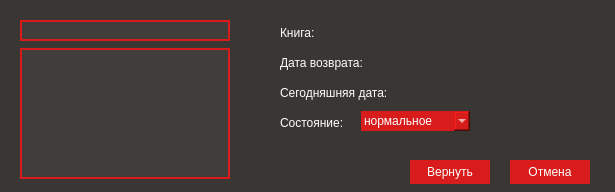
<?xml version="1.0" encoding="UTF-8"?>
<ui version="4.0">
 <class>WinReturn</class>
 <widget class="QDialog" name="WinReturn">
  <property name="geometry">
   <rect>
    <x>0</x>
    <y>0</y>
    <width>615</width>
    <height>192</height>
   </rect>
  </property>
  <property name="sizePolicy">
   <sizepolicy hsizetype="Fixed" vsizetype="Fixed">
    <horstretch>0</horstretch>
    <verstretch>0</verstretch>
   </sizepolicy>
  </property>
  <property name="minimumSize">
   <size>
    <width>615</width>
    <height>192</height>
   </size>
  </property>
  <property name="maximumSize">
   <size>
    <width>615</width>
    <height>192</height>
   </size>
  </property>
  <property name="windowTitle">
   <string>Dialog</string>
  </property>
  <property name="styleSheet">
   <string notr="true">QDialog {
background-color: #3a3633;
}</string>
  </property>
  <widget class="QLineEdit" name="searchLine">
   <property name="geometry">
    <rect>
     <x>20</x>
     <y>20</y>
     <width>210</width>
     <height>21</height>
    </rect>
   </property>
   <property name="minimumSize">
    <size>
     <width>210</width>
     <height>0</height>
    </size>
   </property>
   <property name="maximumSize">
    <size>
     <width>210</width>
     <height>16777215</height>
    </size>
   </property>
   <property name="styleSheet">
    <string notr="true">QLineEdit {
border-width:2px;
border-color: #d81b1b;
border-style: solid;
font: 10pt &quot;Tahoma&quot;;
color: white;
selection-color: white;
selection-background-color: #d81b1b;
background-color: #403D3A;
}</string>
   </property>
  </widget>
  <widget class="QLabel" name="lbl_dateReturn">
   <property name="geometry">
    <rect>
     <x>280</x>
     <y>50</y>
     <width>91</width>
     <height>25</height>
    </rect>
   </property>
   <property name="styleSheet">
    <string notr="true">QLabel {
font: 9pt &quot;Tahoma&quot;;
color: white;
}</string>
   </property>
   <property name="text">
    <string>Дата возврата:</string>
   </property>
  </widget>
  <widget class="QListWidget" name="bookWidget">
   <property name="geometry">
    <rect>
     <x>20</x>
     <y>48</y>
     <width>210</width>
     <height>131</height>
    </rect>
   </property>
   <property name="minimumSize">
    <size>
     <width>210</width>
     <height>0</height>
    </size>
   </property>
   <property name="maximumSize">
    <size>
     <width>210</width>
     <height>16777215</height>
    </size>
   </property>
   <property name="styleSheet">
    <string notr="true">QListWidget {
border-width:2px;
border-color: #d81b1b;
border-style: solid;
padding: 2px;
padding-left: 2px;
padding-right: 2px;
background-color: #403D3A;
font: 10pt &quot;Tahoma&quot;;
color: white;
}
QListWidget:item:selected {
background-color: #d81b1b;
color:white
}
QListWidget:item:hover {
background-color: #E96060;
color:white
}

QListWidget::item:selected:!active{
background-color: #FF8181;
color:white
}

QScrollBar:horizontal{
    border: 2px solid grey;
    background: #FF8181;
    height: 12px;
    margin: 0 10px 0 10px;
}
QScrollBar::handle:horizontal, QScrollBar::handle:vertical  {
    background: #d81b1b;
    min-width: 5px;
}
QScrollBar::add-line:horizontal  {
    border: 2px solid grey;
    background: #3a3633;
    width: 5px;
    subcontrol-position: top;
    subcontrol-origin: margin;
}

QScrollBar::sub-line:horizontal  {
    border: 2px solid grey;
    background: #403D3A;
    width: 5px;
    subcontrol-position:bottom;
    subcontrol-origin: margin;
}

QScrollBar:vertical{
    border: 2px solid grey;
    background: #FF8181;
    width: 12px;
    margin: 10px 0 10px 0;
}

QScrollBar::add-line:vertical  {
    border: 2px solid grey;
    background: #403D3A;
    height: 5px;
    subcontrol-position: right;
    subcontrol-origin: margin;
}

QScrollBar::sub-line:vertical  {
    border: 2px solid grey;
    background: #3a3633;
    height: 5px;
    subcontrol-position: left;
    subcontrol-origin: margin;
}</string>
   </property>
  </widget>
  <widget class="QLabel" name="info_dateReturn">
   <property name="geometry">
    <rect>
     <x>400</x>
     <y>50</y>
     <width>121</width>
     <height>25</height>
    </rect>
   </property>
   <property name="styleSheet">
    <string notr="true">QLabel {
font: 9pt &quot;Tahoma&quot;;
color: white;
}</string>
   </property>
   <property name="text">
    <string/>
   </property>
  </widget>
  <widget class="QLabel" name="lbl_bookName">
   <property name="geometry">
    <rect>
     <x>280</x>
     <y>20</y>
     <width>47</width>
     <height>25</height>
    </rect>
   </property>
   <property name="styleSheet">
    <string notr="true">QLabel {
font: 9pt &quot;Tahoma&quot;;
color: white;
}</string>
   </property>
   <property name="text">
    <string>Книга:</string>
   </property>
  </widget>
  <widget class="QPushButton" name="cancel_pushButton">
   <property name="geometry">
    <rect>
     <x>510</x>
     <y>160</y>
     <width>80</width>
     <height>24</height>
    </rect>
   </property>
   <property name="styleSheet">
    <string notr="true">QPushButton {
background-color: #d81b1b;
border-width:0px;
border-color: #3a3633;
border-style: solid;
padding: 5px;
padding-left: 5px;
padding-right: 5px;
font: 10pt &quot;Tahoma&quot;;
color: white;
}
QPushButton:pressed {
background-color:rgba(255,255,255,.2);
}
QPushButton:hover { background: rgb(255,37,37); }
QPushButton:disabled { background:#3a3633; }</string>
   </property>
   <property name="text">
    <string>Отмена</string>
   </property>
  </widget>
  <widget class="QPushButton" name="add_pushButton">
   <property name="geometry">
    <rect>
     <x>410</x>
     <y>160</y>
     <width>80</width>
     <height>24</height>
    </rect>
   </property>
   <property name="minimumSize">
    <size>
     <width>0</width>
     <height>23</height>
    </size>
   </property>
   <property name="styleSheet">
    <string notr="true">QPushButton {
background-color: #d81b1b;
border-width:0px;
border-color: #3a3633;
border-style: solid;
padding: 5px;
padding-left: 5px;
padding-right: 5px;
font: 10pt &quot;Tahoma&quot;;
color: white;
}
QPushButton:pressed {
background-color:rgba(255,255,255,.2);
}
QPushButton:hover { background: rgb(255,37,37); }
QPushButton:disabled { background:#3a3633; }</string>
   </property>
   <property name="text">
    <string>Вернуть</string>
   </property>
  </widget>
  <widget class="QLabel" name="lbl_dateReal">
   <property name="geometry">
    <rect>
     <x>280</x>
     <y>80</y>
     <width>111</width>
     <height>25</height>
    </rect>
   </property>
   <property name="styleSheet">
    <string notr="true">QLabel {
font: 9pt &quot;Tahoma&quot;;
color: white;
}</string>
   </property>
   <property name="text">
    <string>Сегодняшняя дата:</string>
   </property>
  </widget>
  <widget class="QLabel" name="info_dateReal">
   <property name="geometry">
    <rect>
     <x>400</x>
     <y>80</y>
     <width>121</width>
     <height>25</height>
    </rect>
   </property>
   <property name="styleSheet">
    <string notr="true">QLabel {
font: 9pt &quot;Tahoma&quot;;
color: white;
}</string>
   </property>
   <property name="text">
    <string/>
   </property>
  </widget>
  <widget class="QLabel" name="info_warning">
   <property name="geometry">
    <rect>
     <x>490</x>
     <y>80</y>
     <width>101</width>
     <height>25</height>
    </rect>
   </property>
   <property name="font">
    <font>
     <family>Tahoma</family>
     <pointsize>9</pointsize>
     <weight>50</weight>
     <italic>false</italic>
     <bold>false</bold>
    </font>
   </property>
   <property name="styleSheet">
    <string notr="true">QLabel {
font: 9pt &quot;Tahoma&quot;;
color:#d81b1b;
}</string>
   </property>
   <property name="text">
    <string/>
   </property>
  </widget>
  <widget class="QLabel" name="lbl_status">
   <property name="geometry">
    <rect>
     <x>280</x>
     <y>110</y>
     <width>71</width>
     <height>25</height>
    </rect>
   </property>
   <property name="styleSheet">
    <string notr="true">QLabel {
font: 9pt &quot;Tahoma&quot;;
color: white;
}</string>
   </property>
   <property name="text">
    <string>Состояние:</string>
   </property>
  </widget>
  <widget class="QComboBox" name="info_status">
   <property name="geometry">
    <rect>
     <x>360</x>
     <y>110</y>
     <width>111</width>
     <height>22</height>
    </rect>
   </property>
   <property name="styleSheet">
    <string notr="true">QComboBox {
	border: 1px solid  #3a3633;
    padding: 1px 18px 1px 3px;
    min-width: 6em;
	color: white;
	background-color: #d81b1b;
	selection-color: white;
	selection-background-color: #E96060;
}

QComboBox QAbstractItemView {
    background: #d81b1b;
	color: white;
	selection-background-color: #E96060;
}</string>
   </property>
   <item>
    <property name="text">
     <string>нормальное</string>
    </property>
   </item>
   <item>
    <property name="text">
     <string>потеряна</string>
    </property>
   </item>
   <item>
    <property name="text">
     <string>испорчена</string>
    </property>
   </item>
  </widget>
  <widget class="QLabel" name="info_bookName">
   <property name="geometry">
    <rect>
     <x>330</x>
     <y>20</y>
     <width>271</width>
     <height>25</height>
    </rect>
   </property>
   <property name="styleSheet">
    <string notr="true">QLabel {
font: 9pt &quot;Tahoma&quot;;
color: white;
}</string>
   </property>
   <property name="text">
    <string/>
   </property>
  </widget>
 </widget>
 <tabstops>
  <tabstop>bookWidget</tabstop>
  <tabstop>searchLine</tabstop>
  <tabstop>add_pushButton</tabstop>
  <tabstop>cancel_pushButton</tabstop>
 </tabstops>
 <resources/>
 <connections/>
</ui>
